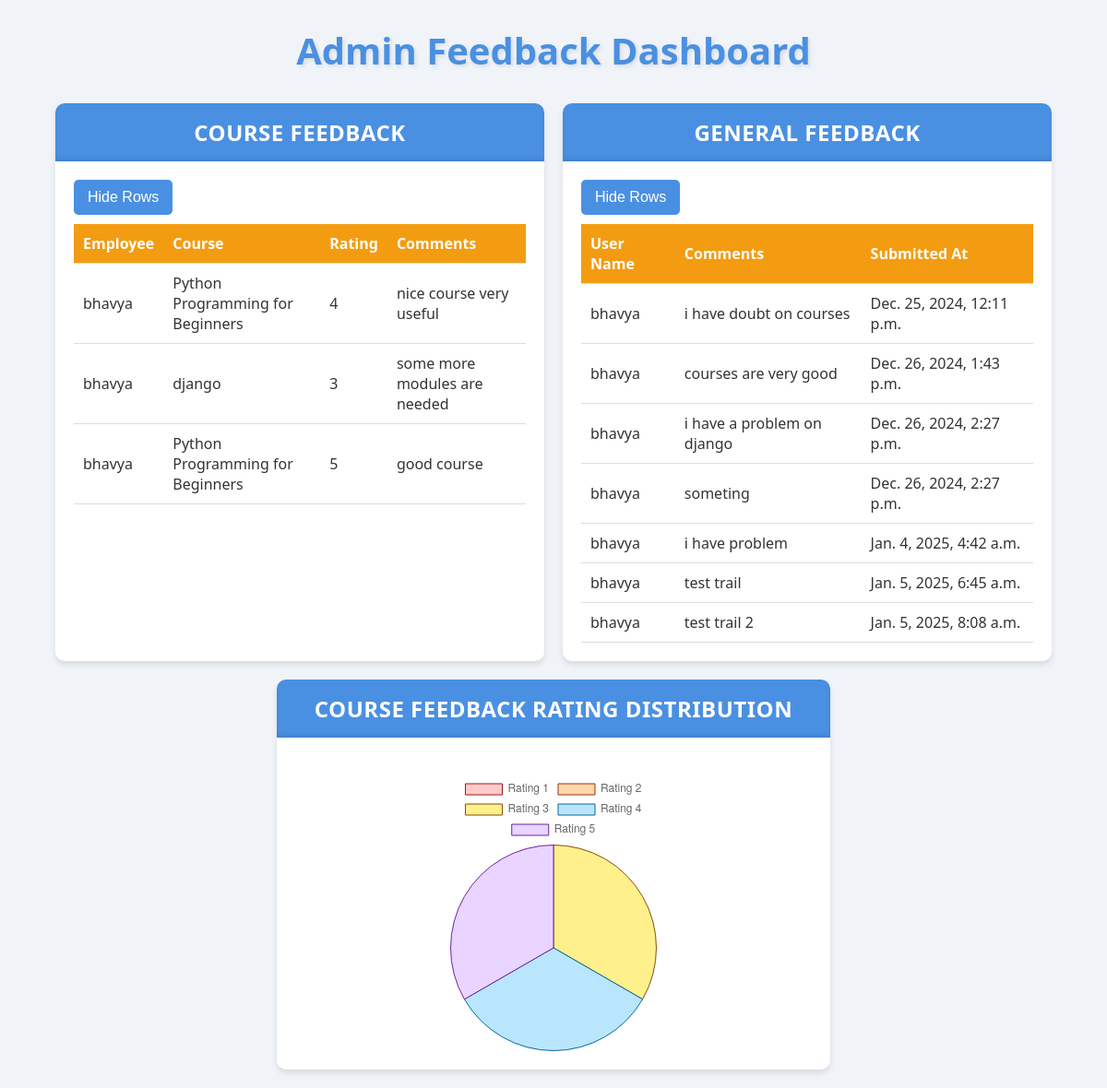
/dashboard/feedback_tracker/1/ (signed in), run on an earlier commit of the app's database.
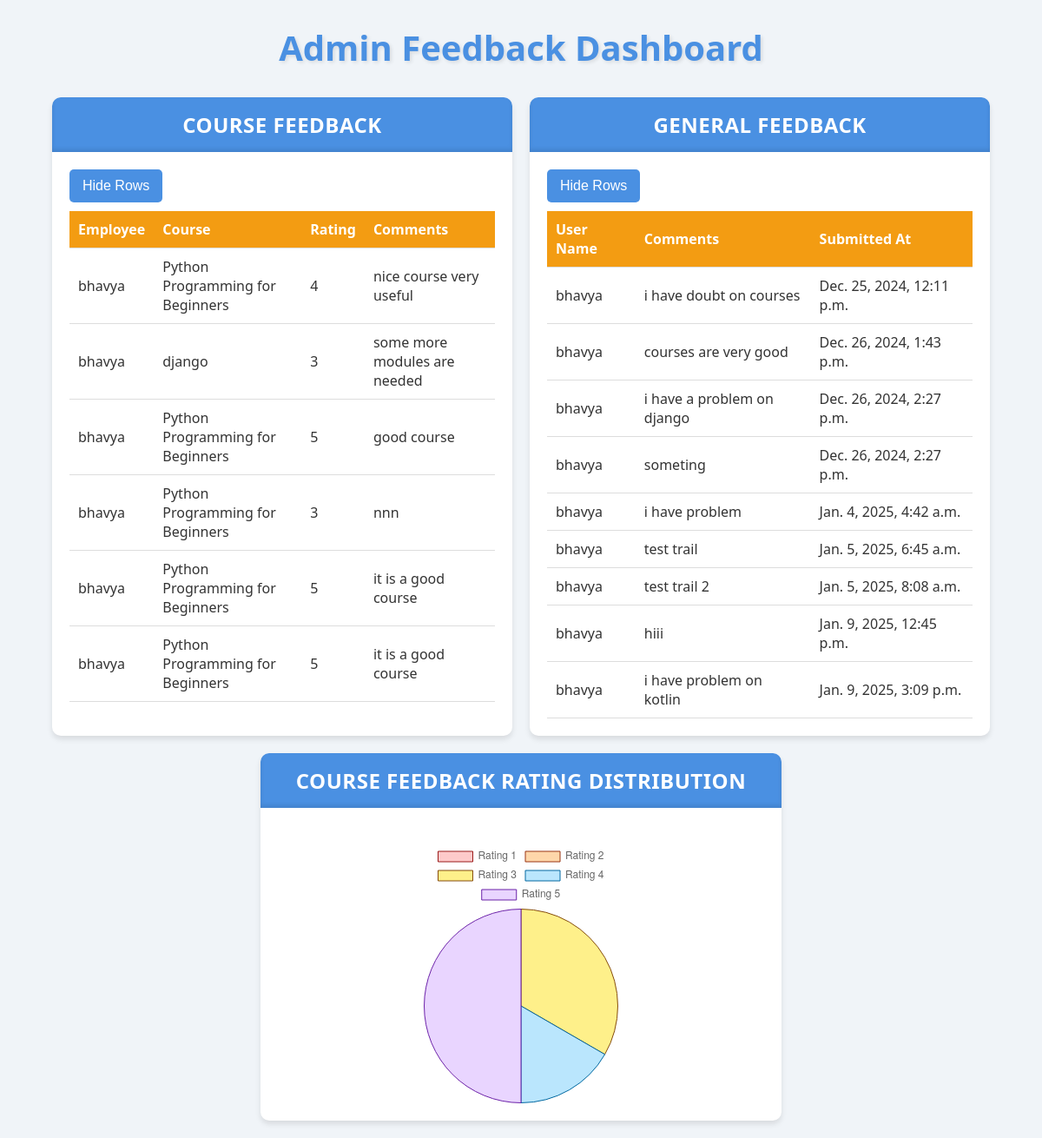
And on a later commit of the database.
### dashboards/models.py (models this page shows, shortened)
class Feedback(models.Model):
    feedback_id = models.AutoField(primary_key=True)
    course = models.ForeignKey('Course', on_delete=models.CASCADE)  # ForeignKey to Course
    employee = models.ForeignKey('authentication.User', on_delete=models.CASCADE)  # ForeignKey to User
    rating = models.IntegerField()  # IntegerField for ratings
    comments = models.TextField(blank=True, null=True)
    class Meta:
        constraints = [
            models.CheckConstraint(check=models.Q(rating__gte=1) & models.Q(rating__lte=5), name='rating_between_1_and_5')
        ]

class Course(models.Model):
    course_id = models.AutoField(primary_key=True)
    title = models.CharField(max_length=255, unique=True)
    description = models.TextField(null=True, blank=True)
    created_by = models.ForeignKey(
        'authentication.User',
        on_delete=models.CASCADE,
        limit_choices_to={'role__role_name': 'Admin'},
        related_name='created_courses'
    )
    created_at = models.DateTimeField(auto_now_add=True)
    employees = models.ManyToManyField(
        'authentication.User',
        related_name='enrolled_courses',
        limit_choices_to={'role__role_name': 'Employee'},
        blank=True
    )

class GeneralFeedback(models.Model):
    user = models.ForeignKey('authentication.User', on_delete=models.CASCADE)  # User providing the feedback
    comments = models.TextField()  # Feedback comments
    submitted_at = models.DateTimeField(auto_now_add=True)  # Timestamp of submission

### authentication/models.py (models this page shows, shortened)
class User(models.Model):
    name = models.CharField(max_length=100)
    email = models.EmailField(unique=True)
    password = models.CharField(max_length=255)
    role = models.ForeignKey(Role, on_delete=models.CASCADE)

### dashboards/views.py (the view)
# urls.py: path('feedback_tracker/<int:user_id>/',views.feedback_tracker,name='feedback_tracker'),
@role_required(allowed_roles=['Manager', 'Admin'])
def feedback_tracker(request, user_id):
    feedbacks = Feedback.objects.all().select_related('course', 'employee')
    general_feedback_data = GeneralFeedback.objects.all().select_related('user')
    rating_counts = (
        Feedback.objects.values('rating')
        .annotate(count=Count('rating'))
        .order_by('rating')
    )
    course_feedback_chart_data = {str(i): 0 for i in range(1, 6)}
    for rating_count in rating_counts:
        rating = str(rating_count['rating'])
        count = rating_count['count']
        course_feedback_chart_data[rating] = count
    return render(request, 'dashboards/feedback_tracker.html', {
        'course_feedback_data': feedbacks,
        'general_feedback_data': general_feedback_data,
        'course_feedback_chart_data': course_feedback_chart_data
    })

### dashboards/templates/dashboards/feedback_tracker.html (shortened to what this page needs)
{% load static %}
<!DOCTYPE html>
<html lang="en">
<head>
    <link rel="stylesheet" href="{% static 'css/feedback_tracker.css' %}?v=1.0">
</head>
<body>
    <h1 class="fade-in">Admin Feedback Dashboard</h1>
<div class="container">
    <div class="card fade-in">
        <div class="card-header">Course Feedback</div>
        <div class="card-content">
            <button id="toggleCourseRows" class="toggle-button" onclick="toggleRows('toggleCourseRows', 'courseFeedbackTable')">Hide Rows</button>
            <table id="courseFeedbackTable">
                <thead>
                    <tr>
                        <th>Employee</th>
                        <th>Course</th>
                        <th>Rating</th>
                        <th>Comments</th>
                    </tr>
                </thead>
                <tbody>
                    {% for feedback in course_feedback_data %}
                    <tr>
                        <td>{{ feedback.employee.name }}</td>
                        <td>{{ feedback.course.title }}</td>
                        <td>{{ feedback.rating }}</td>
                        <td>{{ feedback.comments }}</td>
                    </tr>
                    {% empty %}
                    <tr>
                        <td colspan="4">No feedback available.</td>
                    </tr>
                    {% endfor %}
                </tbody>
            </table>
        </div>
    </div>
    <div class="card fade-in">
        <div class="card-header">General Feedback</div>
        <div class="card-content">
            <button id="toggleGeneralRows" class="toggle-button" onclick="toggleRows('toggleGeneralRows', 'generalFeedbackTable')">Hide Rows</button>
            <table id="generalFeedbackTable">
                <thead>
                    <tr>
                        <th>User Name</th>
                        <th>Comments</th>
                        <th>Submitted At</th>
                    </tr>
                </thead>
                <tbody>
                    {% for feedback in general_feedback_data %}
                    <tr>
                        <td>{{ feedback.user.name }}</td>
                        <td>{{ feedback.comments }}</td>
                        <td>{{ feedback.submitted_at }}</td>
                    </tr>
                    {% empty %}
                    <tr>
                        <td colspan="3">No general feedback available.</td>
                    </tr>
                    {% endfor %}
                </tbody>
            </table>
        </div>
    </div>
</div>
<div class="centered-wrapper">
     <div class="card fade-in">
            <div class="card-header">Course Feedback Rating Distribution</div>
            <div class="card-content">
                <div class="chart-container">
                    <canvas id="feedbackChart"></canvas>
                </div>
            </div>
        </div>
    </div>
    <script>
        // Backend data passed dynamically
        const ratingCounts = [
        {{ course_feedback_chart_data.1|default:0 }},
        {{ course_feedback_chart_data.2|default:0 }},
        {{ course_feedback_chart_data.3|default:0 }},
        {{ course_feedback_chart_data.4|default:0 }},
        {{ course_feedback_chart_data.5|default:0 }}
    ];
        // Chart Script
        const ctx = document.getElementById('feedbackChart').getContext('2d');
        new Chart(ctx, {
            type: 'pie',
            data: {
                labels: ['Rating 1', 'Rating 2', 'Rating 3', 'Rating 4', 'Rating 5'],
                datasets: [{
                    data: ratingCounts,
                    backgroundColor: ['#fecaca', '#fed7aa', '#fef08a', '#bae6fd', '#e9d5ff'],
                    borderColor: ['#991b1b', '#9a3412', '#854d0e', '#0369a1', '#6b21a8'],
                    borderWidth: 1
                }]
            },
            options: {
                responsive: true,
                plugins: {
                    legend: {
                        position: 'top',
                    },
                    tooltip: {
                        callbacks: {
                            label: function(context) {
                                const total = ratingCounts.reduce((a, b) => a + b, 0);
                                const value = context.raw;
                                const percentage = ((value / total) * 100).toFixed(2) + '%';
                                return `${context.label}: ${value} (${percentage})`;
                            }
                        }
                    }
                }
            }
        });
        function toggleRows(buttonId, tableId) {
            const button = document.getElementById(buttonId);
            const table = document.getElementById(tableId);
            const rows = table.querySelectorAll('tbody tr');
            if (rows.length > 0) {
                // Toggle visibility
                const isHidden = rows[0].style.display === 'none';
                rows.forEach(row => row.style.display = isHidden ? '' : 'none');
                // Update button text
                button.textContent = isHidden ? 'Hide Rows' : 'Show Rows';
            }
        }
    </script>
</body>
</html>

### dashboards/static/css/feedback_tracker.css (style rules this page uses)
:root { --primary-color: #4a90e2; --secondary-color: #f39c12; --background-color: #f0f4f8; --text-color: #333; --card-background: #ffffff; }
body { font-family: 'Segoe UI', Tahoma, Geneva, Verdana, sans-serif; margin: 0; padding: 0; background-color: var(--background-color); color: var(--text-color); }
.container { width: 90%; max-width: 1200px; margin: 20px auto; display: grid; grid-template-columns: repeat(auto-fit, minmax(300px, 1fr)); gap: 20px; }
h1 { text-align: center; color: var(--primary-color); font-size: 2.5em; margin-bottom: 30px; text-shadow: 2px 2px 4px rgba(0,0,0,0.1); }
.card { background: var(--card-background); border-radius: 10px; box-shadow: 0 4px 6px rgba(0,0,0,0.1); overflow: hidden; transition: transform 0.3s ease; }
.card-header { background-color: var(--primary-color); color: white; padding: 15px; font-size: 1.2em; }
.card-content { padding: 20px; }
table { width: 100%; border-collapse: collapse; }
table th, table td { padding: 10px; text-align: left; border-bottom: 1px solid #ddd; }
table th { background-color: var(--secondary-color); color: white; }
.chart-container { height: 300px; margin-top: 20px; }
.fade-in { animation: fadeIn 0.5s ease-in; }
.centered-wrapper { display: flex; flex-direction: column; align-items: center; justify-content: center; text-align: center; margin: 20px 0; }
.card { max-width: 600px; width: 100%; }
.chart-container { display: flex; justify-content: center; width: 100%; }
.card-header { background-color: var(--primary-color); color: white; padding: 15px 20px; font-size: 1.5em; font-weight: bold; text-align: center; border-radius: 8px 8px 0 0; box-shadow: inset 0 -3px 5px rgba(0, 0, 0, 0.1); letter-spacing: 0.5px; text-transform: uppercase; }
.toggle-button { display: inline-block; padding: 10px 15px; background-color: var(--primary-color); color: white; border: none; border-radius: 5px; cursor: pointer; margin-bottom: 10px; font-size: 1em; }

What changed in the data, as far as the page shows it:
added Feedback: employee.name "bhavya", course "Python Programming for Beginners", rating "3", comments "nnn"
added Feedback: employee.name "bhavya", course "Python Programming for Beginners", rating "5", comments "it is a good course"
added Feedback: employee.name "bhavya", course "Python Programming for Beginners", rating "5", comments "it is a good course"
added GeneralFeedback: user.name "bhavya", comments "hiii", submitted_at "Jan. 9, 2025, 12:45 p.m."
added GeneralFeedback: user.name "bhavya", comments "i have problem on kotlin", submitted_at "Jan. 9, 2025, 3:09 p.m."
Also different on the page:
chart data {{ course_feedback_chart_data.3|default:0 }}: 1 → 2
chart data {{ course_feedback_chart_data.5|default:0 }}: 1 → 3
